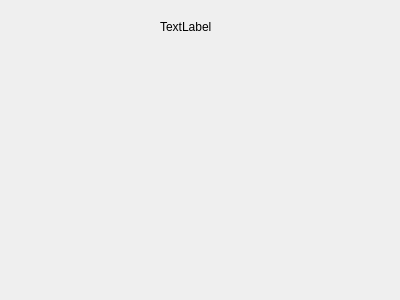
<?xml version="1.0" encoding="UTF-8"?>
<ui version="4.0">
 <class>plotpTFrom</class>
 <widget class="QWidget" name="plotpTFrom">
  <property name="geometry">
   <rect>
    <x>0</x>
    <y>0</y>
    <width>400</width>
    <height>300</height>
   </rect>
  </property>
  <property name="windowTitle">
   <string>Form</string>
  </property>
  <widget class="QLabel" name="label">
   <property name="geometry">
    <rect>
     <x>160</x>
     <y>20</y>
     <width>59</width>
     <height>14</height>
    </rect>
   </property>
   <property name="text">
    <string>TextLabel</string>
   </property>
  </widget>
 </widget>
 <resources/>
 <connections/>
</ui>
